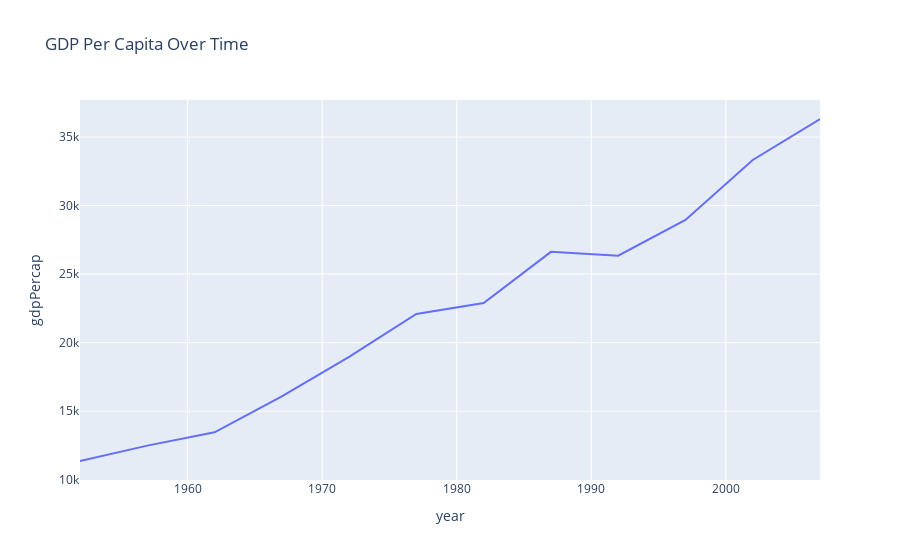

Notebook code cell kept with this figure:
### Code cell
df=px.data.gapminder().query("country == 'Canada'")
fig=px.line(df,x='year',y='gdpPercap',title='GDP Per Capita Over Time')
fig.show()

### Figure 1 — Plotly figure (JSON) as saved in the notebook; plotly's stock layout.template omitted (floating-point values rounded to 4 significant figures)
{"data": [{"hovertemplate": "year=%{x}<br>gdpPercap=%{y}<extra></extra>", "legendgroup": "", "line": {"color": "#636efa", "dash": "solid"}, "marker": {"symbol": "circle"}, "mode": "lines", "name": "", "orientation": "v", "showlegend": false, "type": "scatter", "x": [1952, 1957, 1962, 1967, 1972, 1977, 1982, 1987, 1992, 1997, 2002, 2007], "xaxis": "x", "y": [11370.0, 12490.0, 13460.0, 16080.0, 18970.0, 22090.0, 22900.0, 26630.0, 26340.0, 28950.0, 33330.0, 36320.0], "yaxis": "y"}], "layout": {"legend": {"tracegroupgap": 0}, "title": {"text": "GDP Per Capita Over Time"}, "xaxis": {"anchor": "y", "domain": [0, 1], "title": {"text": "year"}}, "yaxis": {"anchor": "x", "domain": [0, 1], "title": {"text": "gdpPercap"}}}}
